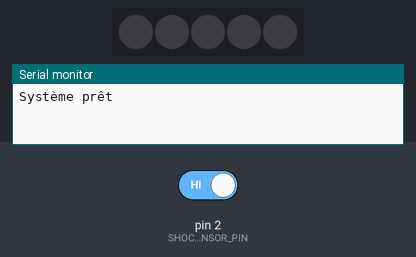
Bench run of a sketch on a simulated Arduino Uno, built with avr-gcc and run on an emulated ATmega328P. Parts: 5 RGB LEDs in strip order, left to right, the last lines printed to the serial monitor. The test bench sets the inputs (shaded band); at power-on: pin 2 (SHOCK_SENSOR_PIN) HIGH.

Above: at 1.2 s.
1.3 s: pin 2 (SHOCK_SENSOR_PIN) driven LOW
At 1.38 s:
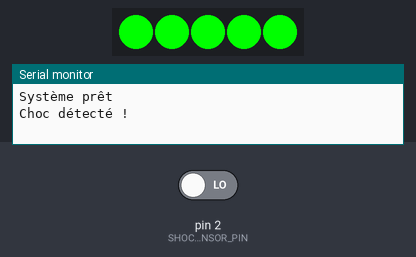
At 1.94 s:
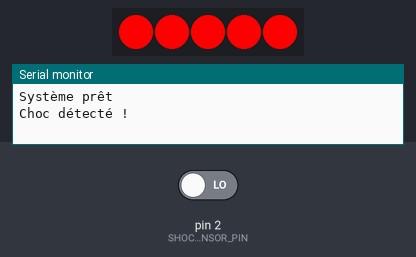
Timing chart, 0 to 4.3 s (numbered marks = the images above; inputs shaded):
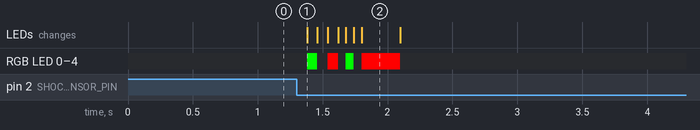

The sketch:

led_target_shock.ino
```cpp
// (licence header left out)
#include <Adafruit_NeoPixel.h>

#define SHOCK_SENSOR_PIN 2
#define NEOPIXEL_DATA_PIN 6
#define NUM_PIXELS 5

Adafruit_NeoPixel pixels(NUM_PIXELS, NEOPIXEL_DATA_PIN, NEO_GRB + NEO_KHZ800);

// --------------------
// MACHINE A ETATS
// --------------------
enum State {
  IDLE,
  BLINKING,
  DONE
};

State state = IDLE;

// --------------------
// PARAMÈTRES
// --------------------
const int TOTAL_CYCLES = 4;     // 3 répétitions
const int PHASES = 4;            // vert / off / rouge / off

unsigned long shockStartTime = 0;
unsigned long lastBlinkTime = 0;

int stepIndex = 0;
int cycleCount = 0;

// vitesse dynamique
unsigned long blinkInterval = 100;
const unsigned long MIN_INTERVAL = 20;
const unsigned long ACCEL_STEP = 20;

// --------------------
void setAllPixels(uint8_t r, uint8_t g, uint8_t b) {
  for (int i = 0; i < NUM_PIXELS; i++) {
    pixels.setPixelColor(i, pixels.Color(r, g, b));
  }
  pixels.show();
}

// --------------------
void setup() {
  Serial.begin(9600);

  pinMode(SHOCK_SENSOR_PIN, INPUT_PULLUP);

  pixels.begin();
  pixels.setBrightness(255);
  pixels.clear();
  pixels.show();

  Serial.println("Système prêt");
}

// --------------------
void loop() {
  unsigned long currentTime = millis();
  int shockValue = digitalRead(SHOCK_SENSOR_PIN);

  // --------------------
  // 1. Déclenchement
  // --------------------
  if (state == IDLE) {
    if (shockValue == LOW) {
      Serial.println("Choc détecté !");
      state = BLINKING;

      shockStartTime = currentTime;
      lastBlinkTime = currentTime;

      stepIndex = 0;
      cycleCount = 0;
      blinkInterval = 80; // reset vitesse
    }
  }

  // --------------------
  // 2. CLIGNOTEMENT
  // --------------------
  if (state == BLINKING) {

    if (currentTime - lastBlinkTime >= blinkInterval) {
      lastBlinkTime = currentTime;

      int phase = stepIndex % PHASES;

      switch (phase) {
        case 0: setAllPixels(0, 255, 0); break; // vert
        case 1: pixels.clear(); pixels.show(); break;
        case 2: setAllPixels(255, 0, 0); break; // rouge
        case 3: pixels.clear(); pixels.show(); break;
      }

      stepIndex++;

      // fin d'un cycle complet (4 phases)
      if (stepIndex % PHASES == 0) {
        cycleCount++;

        // accélération
        if (blinkInterval > MIN_INTERVAL) {
          blinkInterval -= ACCEL_STEP;
        }
      }

      // fin des 3 cycles
      if (cycleCount >= TOTAL_CYCLES) {
        state = DONE;
        pixels.clear();
        pixels.show();
        Serial.println("Séquence terminée");
      }
    }
  }

  // --------------------
  // 3. FIN
  // --------------------
  if (state == DONE) {
    // retour automatique à l'état initial si plus de choc
    if (shockValue == HIGH) {
      state = IDLE;
    }
  }
}
```

Measured:
- after the input at 1.3 s, the LEDs: change after 0.08 s (image 1)
